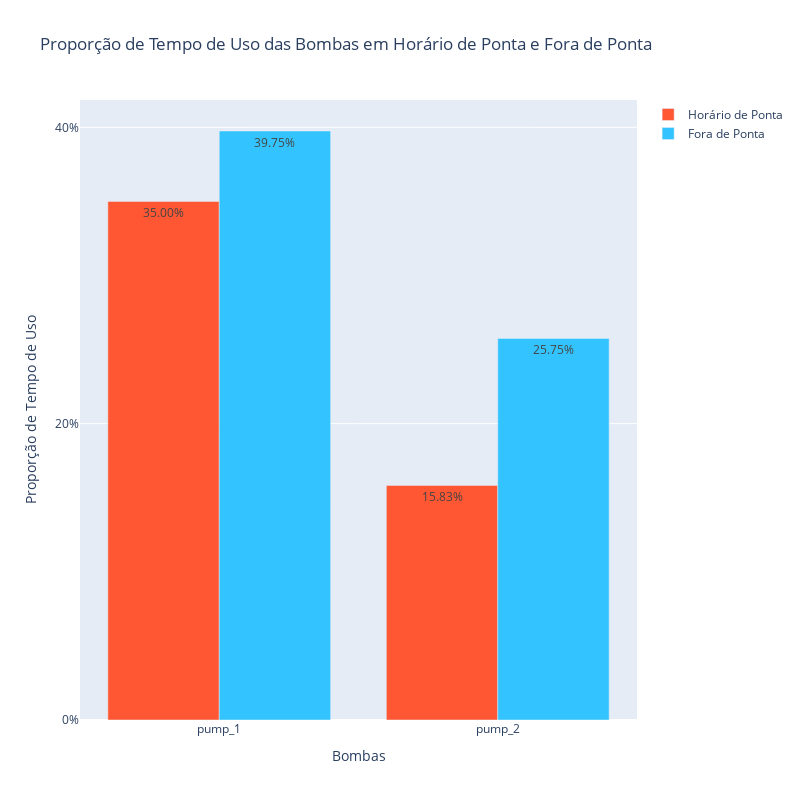

The code cell stored with this chart in its notebook:
### Code cell
# Função para converter tempo no formato 'X hours and Y minutes' para minutos
def convert_to_minutes(time_str):
    hours, minutes = 0, 0
    if "hours" in time_str:
        hours = int(time_str.split(" hours")[0])
        minutes = int(time_str.split(" and ")[1].split(" minutes")[0])
    else:
        minutes = int(time_str.split(" minutes")[0])
    return hours * 60 + minutes


question_3_dataset["average_time_used_peak_hours_minutes"] = question_3_dataset["average_time_used_peak_hours"].apply(convert_to_minutes)
question_3_dataset["average_time_used_offpeak_hours_minutes"] = question_3_dataset["average_time_used_offpeak_hours"].apply(convert_to_minutes)

total_peak_minutes = 4 * 60
total_offpeak_minutes = 20 * 60
question_3_dataset["proportion_peak_hours"] = question_3_dataset["average_time_used_peak_hours_minutes"] / total_peak_minutes
question_3_dataset["proportion_offpeak_hours"] = question_3_dataset["average_time_used_offpeak_hours_minutes"] / total_offpeak_minutes

fig = go.Figure(data=[
    go.Bar(name='Horário de Ponta', x=question_3_dataset['pump'], y=question_3_dataset['proportion_peak_hours'], text=question_3_dataset['proportion_peak_hours'].apply(lambda x: f"{x:.2%}"), marker_color='#FF5733'),
    go.Bar(name='Fora de Ponta', x=question_3_dataset['pump'], y=question_3_dataset['proportion_offpeak_hours'], text=question_3_dataset['proportion_offpeak_hours'].apply(lambda x: f"{x:.2%}"), marker_color='#33C4FF')
])

fig.update_layout(title='Proporção de Tempo de Uso das Bombas em Horário de Ponta e Fora de Ponta', xaxis_title='Bombas', yaxis_title='Proporção de Tempo de Uso', barmode='group', yaxis=dict(tickvals=[0, 0.2, 0.4, 0.6, 0.8, 1], ticktext=['0%', '20%', '40%', '60%', '80%', '100%']), height=800, width=800)

fig.show()

### Figure 1 — Plotly figure (JSON) as saved in the notebook; plotly's stock layout.template omitted (floating-point values rounded to 4 significant figures)
{"data": [{"marker": {"color": "#FF5733"}, "name": "Horário de Ponta", "text": ["35.00%", "15.83%"], "type": "bar", "x": ["pump_1", "pump_2"], "y": [0.35, 0.1583]}, {"marker": {"color": "#33C4FF"}, "name": "Fora de Ponta", "text": ["39.75%", "25.75%"], "type": "bar", "x": ["pump_1", "pump_2"], "y": [0.3975, 0.2575]}], "layout": {"barmode": "group", "height": 800, "title": {"text": "Proporção de Tempo de Uso das Bombas em Horário de Ponta e Fora de Ponta"}, "width": 800, "xaxis": {"title": {"text": "Bombas"}}, "yaxis": {"ticktext": ["0%", "20%", "40%", "60%", "80%", "100%"], "tickvals": [0, 0.2, 0.4, 0.6, 0.8, 1], "title": {"text": "Proporção de Tempo de Uso"}}}}
